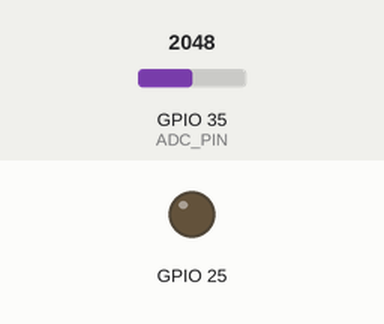
Recording of a sketch running on a simulated ESP32. Parts: output pins drawn as LEDs (lit = HIGH). The inputs (shaded band) are chosen by the test bench; at power-on: GPIO 35 (ADC_PIN) = 2048 (analog values on the 0–4095 scale). What the sketch prints to the serial monitor is not drawn. At 28.1 s the program stops and its outputs stay as they are.

Above: at 0.0 s.
Timing chart, 0 to 1.5 s (numbered marks = the images above):
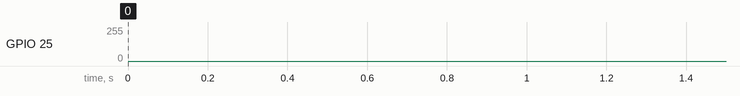

The sketch:

esp32-adc-calibrate.ino
```cpp
// (licence header left out)
#include <Arduino.h>
#include <driver/dac.h>


//#define PHASE1_DAC // uncomment to run 1st phase - DAC calibration, if left commented it will run 2nd phase - DAC computation and ADC calibration

// put your measure voltage values from Phase 1 here
const float DAC_MEASURED_VOLTAGE[17] = { 0.07, 0.26, 0.46, 0.65, 0.83, 1.03, 1.22, 1.41,
                                         1.62, 1.81, 2.00, 2.20, 2.38, 2.58, 2.77, 2.97, 3.15 };

#define ADC_PIN 35  // GPIO 35 = A7


/*##########################################################################################################*/

int DAC_LUT[256];
float DAC_REAL_VALUES[257];
float ADC_VALUES[4096];
float ADC_LUT[4096];

void setup() {
    dac_output_enable(DAC_CHANNEL_1);    // pin 25
    dac_output_voltage(DAC_CHANNEL_1, 0);
    analogReadResolution(12);
    Serial.begin(115200);
    delay(1000);
}

int dac_corrected_voltage(int idx)
{
  return DAC_LUT[idx];
}

void loop() {
  int i, j;
  float x;

#ifdef PHASE1_DAC
  // DAC measurement
  Serial.println("DAC calibration - measure and record voltage on DAC output pin 25 for each step");
  for (i = 0; i < 16; i++) {
    dac_output_voltage(DAC_CHANNEL_1, (i*16) & 0xff);
    Serial.print("Voltage set to ");
    Serial.println(3.3 * (i*16.0) / 256.0);
    delay(5000);
  }
  dac_output_voltage(DAC_CHANNEL_1, 255);
  Serial.println("Voltage set to 3.3");
  while (1) {};
#else
  float target, min_diff;
  int guess_idx, last_pos, min_idx;

  // DAC computation

  // Interpolate 16 real voltage values of DAC to all 257 values
  Serial.println("Interpolate real voltage values of DAC to all 257 values...");
  for (i = 0; i < 256; i++) {
    DAC_REAL_VALUES[i] = DAC_MEASURED_VOLTAGE[i/16] + (DAC_MEASURED_VOLTAGE[i/16 + 1] - DAC_MEASURED_VOLTAGE[i/16]) * (i % 16) / 16;
  }

  // Search for best mapping values
  Serial.println("Searching for best matches...");
  for (i = 0; i < 256; i++) {
    // calculate target voltage
    target = 3.3 * i / 256.0;

    // search near expected voltage for closest match
    guess_idx = i;
    while (1) {
      if (DAC_REAL_VALUES[guess_idx] == target) { // found exact match
        DAC_LUT[i] = guess_idx;
        break;
      } else if (DAC_REAL_VALUES[guess_idx] > target) { // guess is above target, need to go lower
        if (guess_idx == 0) { // we reached the bottom, return closest (lowest possible) value
          DAC_LUT[i] = 0;
          break;
        }

        // we can still go lower, but is that going to bring us closer to the target?
        if (fabs(DAC_REAL_VALUES[guess_idx] - target) <= fabs(DAC_REAL_VALUES[guess_idx - 1] - target)) { // is the current guess closer to target than new guess?
          // yes, current guess is closest to target, return it
          DAC_LUT[i] = guess_idx;
          break;
        }
        // no, move to next better guess
        guess_idx--;
      } else { // guess is below target, need to go higher
        if (guess_idx == 256) { // we reached the top, return the closest (highest possible) value
          DAC_LUT[i] = 255;
          break;
        }

        // we can still go higher, but is that going to bring us closer to the target?
        if (fabs(DAC_REAL_VALUES[guess_idx] - target) <= fabs(DAC_REAL_VALUES[guess_idx + 1] - target)) { // is the current guess closer to target than new guess?
          // yes, current guess is closest to target, return it
          DAC_LUT[i] = guess_idx;
          break;
        }
        // no, move to next better guess
        guess_idx++;
      }
    }
  }

/*
  // test - compare DAC without and with correction
  for (i = 0; i < 256; i+=16) {
    Serial.print("Setting DAC V to ");
    Serial.print(i);
    Serial.print(" that should be (math) ");
    Serial.println(3.3*i/256.0);

    Serial.println("Setting to not corrected...");
    dac_output_voltage(DAC_CHANNEL_1, i & 0xff);
    delay(3000);
    Serial.println("Setting to CORRECTED...");
    dac_output_voltage(DAC_CHANNEL_1, (dac_corrected_voltage(i) & 0xff));
    Serial.println();
    delay(5000);
  }
*/

  // ADC calibration

  // 1. output a known voltage on DAC
  // 2. measure voltage on ADC
  Serial.print("Getting values from ADC based on corrected DAC ");
  for (i = 0; i < 500; i++) {
    if (i % 100 == 0)
      Serial.print(".");

    for (j = 0; j < 256; j++) {
        dac_output_voltage(DAC_CHANNEL_1, (dac_corrected_voltage(j) & 0xff));
        delayMicroseconds(100);
        ADC_VALUES[j * 16] += analogRead(ADC_PIN);

        if (i == 499) {
          ADC_VALUES[j * 16] /= 500;
        }
    }
  }
  Serial.println();

  // 3. check if values are ascending and fix if not
  Serial.println("Checking if ADC values are ascending and fixing them if not...");
  for (i = 0; i < 255; i++) {
    if (ADC_VALUES[i * 16] <= ADC_VALUES[i * 16 + 16])
      continue;

    Serial.print("Warning: values not ascending, index: ");
    Serial.println(i*16);
    ADC_VALUES[i * 16] = ADC_VALUES[i * 16 - 16];
  }


  // 4. interpolate measured voltages from ADC
  Serial.println("Calculate interpolated values...");
  for (i = 0; i < 4096; i++) {
    if (i % 16 == 0) // skip already existing value
      continue;

    // calculate interpolate value
    ADC_VALUES[i] = ADC_VALUES[i / 16 * 16] + (ADC_VALUES[i / 16 * 16 + 16] - ADC_VALUES[i / 16 * 16]) * (i % 16) / 16.0;
  }

  // 5. generate LUT - reverse array
  Serial.println("Reversing data / Generating LUT...");
  min_idx = 0;
  for (i = 0; i < 4096; i++) {
    min_diff = 99999;
    last_pos = 0;
    while (fabs(ADC_VALUES[last_pos] - i) <= min_diff) {
      min_diff = fabs(ADC_VALUES[last_pos] - i);
      min_idx = last_pos;
      last_pos++;
    }

    ADC_LUT[i] = min_idx;
  }


/*
  // check ADC uncorrected and corrected readings for all 256 DAC values
  for (i = 0; i < 256; i++) {
    Serial.print("Setting DAC to ");
    Serial.println(i);
    dac_output_voltage(DAC_CHANNEL_1, (dac_corrected_voltage(i) & 0xff));
    Serial.print("DAC set to U = ");
    Serial.println(i*3.3/256.0);

    x = analogRead(ADC_PIN);

    Serial.print("Reading ADC, Uncorrected reading: ");
    Serial.print(x);
    Serial.print(" Voltage: ");
    Serial.println(x*3.3/4096.0);
    Serial.print("Corrected reading: ");
    Serial.print(ADC_LUT[(int)x]);
    Serial.print(" Voltage: ");
    Serial.println(ADC_LUT[(int)x]*3.3/4096.0);
  }
*/


  // try few selected values
  int test_values[5] = { 50, 77, 143, 195, 225 };
  int input;

  Serial.println("Running 5 values quick test, please check that Corrected Voltage is close to 'DAC set to U'.");
  for (i = 0; i < 5; i++) {
    input = test_values[i];
    Serial.print("Setting DAC to ");
    Serial.println(input);
    dac_output_voltage(DAC_CHANNEL_1, (dac_corrected_voltage(input) & 0xff));
    Serial.print("DAC set to U = ");
    Serial.println(input*3.3/256.0);

    x = analogRead(ADC_PIN);

    Serial.print("Reading ADC, Uncorrected reading: ");
    Serial.print(x);
    Serial.print(" Voltage: ");
    Serial.println(x*3.3/4096.0);
    Serial.print("Corrected reading: ");
    Serial.print(ADC_LUT[(int)x]);
    Serial.print(" Voltage: ");
    Serial.println(ADC_LUT[(int)x]*3.3/4096.0);
    delay(5000);
  }

  // print the look-up table
  Serial.println("Priting the ADC correction look-up table, to be used in your code.");
  Serial.println();
  Serial.println("const float ADC_LUT[4096] = {");
  for (i = 1; i < 4095; i++) {
    Serial.print(ADC_LUT[i]);
    Serial.print(", ");
     if (i % 15 == 0)
       Serial.println();
  }
  Serial.print(ADC_LUT[4095]);
  Serial.println("};");
  Serial.println();

  Serial.println("#####END OF EXECUTION####");
  while(1) {};
#endif

}
```
